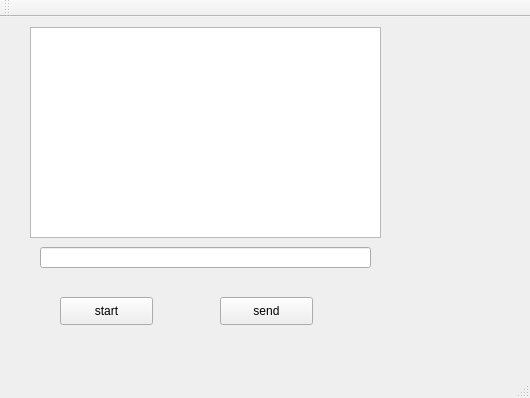
<?xml version="1.0" encoding="UTF-8"?>
<ui version="4.0">
 <class>MainWindow</class>
 <widget class="QMainWindow" name="MainWindow">
  <property name="geometry">
   <rect>
    <x>0</x>
    <y>0</y>
    <width>530</width>
    <height>398</height>
   </rect>
  </property>
  <property name="windowTitle">
   <string>MainWindow</string>
  </property>
  <widget class="QWidget" name="centralWidget">
   <widget class="QPushButton" name="pushButton_start">
    <property name="geometry">
     <rect>
      <x>60</x>
      <y>280</y>
      <width>93</width>
      <height>28</height>
     </rect>
    </property>
    <property name="text">
     <string>start</string>
    </property>
   </widget>
   <widget class="QPushButton" name="pushButton_send">
    <property name="geometry">
     <rect>
      <x>220</x>
      <y>280</y>
      <width>93</width>
      <height>28</height>
     </rect>
    </property>
    <property name="text">
     <string>send</string>
    </property>
   </widget>
   <widget class="QLineEdit" name="lineEdit_sendmessage">
    <property name="geometry">
     <rect>
      <x>40</x>
      <y>230</y>
      <width>331</width>
      <height>21</height>
     </rect>
    </property>
   </widget>
   <widget class="QTextEdit" name="textEdit_rec">
    <property name="geometry">
     <rect>
      <x>30</x>
      <y>10</y>
      <width>351</width>
      <height>211</height>
     </rect>
    </property>
   </widget>
  </widget>
  <widget class="QMenuBar" name="menuBar">
   <property name="geometry">
    <rect>
     <x>0</x>
     <y>0</y>
     <width>530</width>
     <height>26</height>
    </rect>
   </property>
  </widget>
  <widget class="QToolBar" name="mainToolBar">
   <attribute name="toolBarArea">
    <enum>TopToolBarArea</enum>
   </attribute>
   <attribute name="toolBarBreak">
    <bool>false</bool>
   </attribute>
  </widget>
  <widget class="QStatusBar" name="statusBar"/>
 </widget>
 <layoutdefault spacing="6" margin="11"/>
 <resources/>
 <connections/>
</ui>
